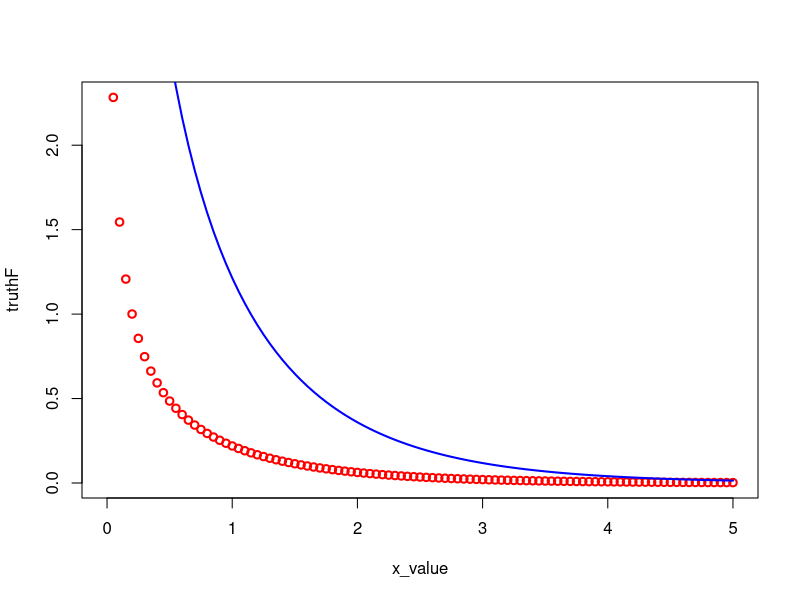

Recreate this plot in R. (Note: this script raises an error after producing the figure.)
#The number of samples from the mixture distribution
N <- 10000                 

#Variable to store the samples from the mixture distribution                                             
rand.samplesF <- rep(NA,N)

#check for the normalizing constant 
integrandF <- function(x) {sqrt(4+x)*x^(-0.5)*exp(-x)}
C_f <- integrate(integrandF, lower = 0, upper = Inf)
C_f <- C_f$value
C_f <- 1/C_f

#envelope setting (10,20)
alpha <- 5
theta <- 0.5
C <- 1/(2*gamma(theta)+gamma(theta+0.5))
c1 <- 2*C*gamma(theta)
c2 <- C*gamma(theta+0.5)
g_x <- function(x) {c1*dgamma(x,theta,1) + c2*dgamma(x,theta+0.5,1)}

#plot f
x_value <- seq(0,5,.05)
#F <- function(x) {sqrt(4+x)*x^(0.5-1)*exp(-x)}
truthF <- C_f*integrandF(x_value)
plot(x_value,truthF,col="red",lwd=2)
truthG <- c1*dgamma(x_value,theta,1) + c2*dgamma(x_value,theta+0.5,1)
Envelop <- alpha*truthG
lines(x_value,Envelop,col="blue",lwd=2)

#Rejection Sampling from the envelop
for (i in 1:N) {
  while (TRUE) {
    U <- runif(1)
    if(U < c1){
      cand <- rgamma(1,theta,rate = 1)
    }else{
      cand <- rgamma(1,theta+0.5,rate = 1)
    }
    ratio <- F(cand)/(alpha*g_x(cand))
    if (U < ratio) break
  }
  rand.samplesF[i] <- cand
}

#Plotting the true density as a sanity check
hist(rand.samplesF, freq=FALSE, main="Estimation Density vs True Density of the Mixture Model")
lines(x_value,truthF,col="red",lwd=2)
legend("topright",c("True Density","Estimated Density"),col=c("red","black"),lwd=2)

#Plotting the true density as a sanity check
plot(density(rand.samplesF),main="Density Estimate of the Mixture Model",ylim=c(0,3),lwd=2)
#hist(rand.samplesF, freq=FALSE, main="Estimation Density vs True Density of the Mixture Model")
lines(x_value,truthF,col="red",lwd=2)
legend("topright",c("True Density","Estimated Density"),col=c("red","black"),lwd=2)

